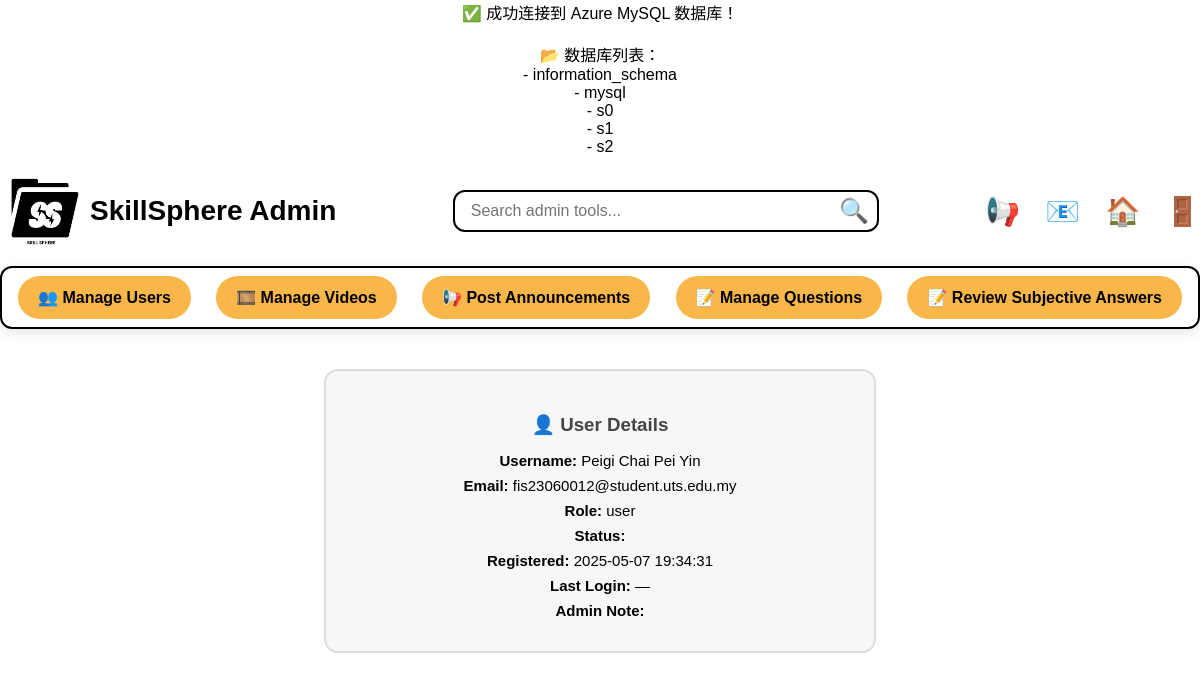
Page /templates/user_detail.php?id=14 (signed in) on the committed database.
### tables this page shows
CREATE TABLE `users` (
  `id` int(11) UNSIGNED NOT NULL,
  `username` varchar(50) NOT NULL,
  `email` varchar(100) NOT NULL,
  `PASSWORD` varchar(255) NOT NULL,
  `profile_picture` varchar(255) DEFAULT NULL,
  `phone` varchar(20) DEFAULT NULL,
  `country` varchar(50) DEFAULT NULL,
  `state` varchar(50) DEFAULT NULL,
  `city` varchar(50) DEFAULT NULL,
  `race` varchar(50) DEFAULT NULL,
  `avatar` varchar(255) DEFAULT NULL,
  `role` enum('admin','user') NOT NULL DEFAULT 'user',
  `created_at` datetime DEFAULT current_timestamp(),
  `last_login_at` datetime DEFAULT NULL,
  `admin_note` text DEFAULT NULL,
  `STATUS` enum('active','inactive') NOT NULL DEFAULT 'active',
  `reset_token` varchar(255) DEFAULT NULL,
  `reset_token_expires` datetime DEFAULT NULL
);

### templates/user_detail.php (the view, shortened to what this page needs)
<?php
require 'db.php';
$id = $_GET['id'] ?? null;
$stmt = $pdo->prepare("SELECT * FROM users WHERE id = ?");
$stmt->execute([$id]);
$user = $stmt->fetch(PDO::FETCH_ASSOC);
?>
<!DOCTYPE html>
<html>
<head>
    <?php include 'adminnav.php'; ?>
</head>
<body>
<div class="info-box">
    <h3>👤 User Details</h3>
    <p><span class="label">Username:</span> <?= htmlspecialchars($user['username']) ?></p>
    <p><span class="label">Email:</span> <?= htmlspecialchars($user['email']) ?></p>
    <p><span class="label">Role:</span> <?= $user['role'] ?></p>
    <p><span class="label">Status:</span> <?= $user['status'] ?></p>
    <p><span class="label">Registered:</span> <?= $user['created_at'] ?></p>
    <p><span class="label">Last Login:</span> <?= $user['last_login_at'] ?: '—' ?></p>
    <p><span class="label">Admin Note:</span> <?= nl2br(htmlspecialchars($user['admin_note'])) ?></p>
</div>
</body>
</html>

### templates/style.css (style rules this page uses)
body { font-family: Arial, sans-serif; margin: 0; padding: 0; text-align: center; background-color: white; }

### templates/user_detail.php (style rules this page uses)
.info-box { width: 500px; margin: 40px auto; padding: 24px; background: #f7f7f7; border: 2px solid #ddd; border-radius: 14px; }
.info-box h3 { margin-bottom: 16px; color: #444; }
.info-box p { margin: 8px 0; font-size: 15px; }
.label { font-weight: bold; }

### rows in the picture
users: username "Peigi Chai Pei Yin", email "fis23060012@student.uts.edu.my", role "user", created_at "2025-05-07 19:34:31", last_login_at "—"

### other values in the picture
$row['Database'] "information_schema"
$row['Database'] "mysql"
$row['Database'] "s0"
$row['Database'] "s1"
$row['Database'] "s2"
